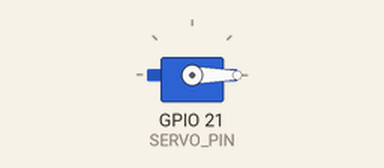
Recording of a sketch running on a simulated ESP32. Shown: servo. Servo pulses on a pin are drawn as a servo (544–2400 µs = 0–180°).

Above: at 0.05 s.
At 0.9 s:
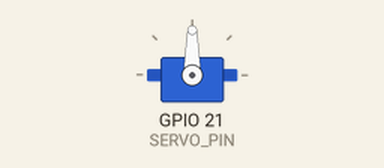
At 1.75 s:
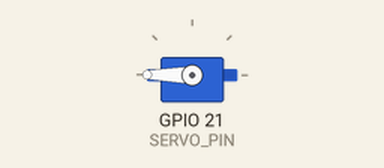
At 3.45 s:
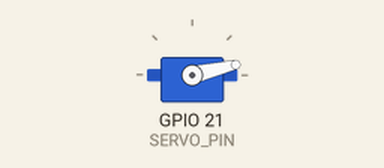
Timing chart, 0 to 8.3 s (numbered marks = the images above):
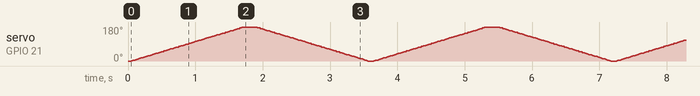

The sketch:

17.1_Servo_Sweep.ino
```cpp
#define SERVO_PIN 21  //define the pwm pin
#define SERVO_CHN 0   //define the pwm channel
#define SERVO_FRQ 50  //define the pwm frequency
#define SERVO_BIT 12  //define the pwm precision

// Function prototypes
void servo_set_pin(int pin);
void servo_set_angle(int angle);

void setup() {
  servo_set_pin(SERVO_PIN);  // Initialize the servo pin
}

void loop() {
  for (int i = 0; i < 180; i++) {  //make light fade in
    servo_set_angle(i);  // Set servo angle from 0 to 179 degrees
    delay(10);  // Short delay for smooth movement
  }
  for (int i = 180; i > 0; i--) {  //make light fade out
    servo_set_angle(i);  // Set servo angle from 180 to 1 degrees
    delay(10);  // Short delay for smooth movement
  }
}

void servo_set_pin(int pin) {
  // Configure PWM for servo control
  ledcAttachChannel(pin, SERVO_FRQ, SERVO_BIT, SERVO_CHN);
}

void servo_set_angle(int angle) {
  if (angle > 180 || angle < 0)
    return;  // Ensure angle is within valid range
  long pwm_value = map(angle, 0, 180, 103, 512);  // Map angle to PWM value
  ledcWrite(SERVO_PIN, pwm_value);  // Set PWM duty cycle
}
```
